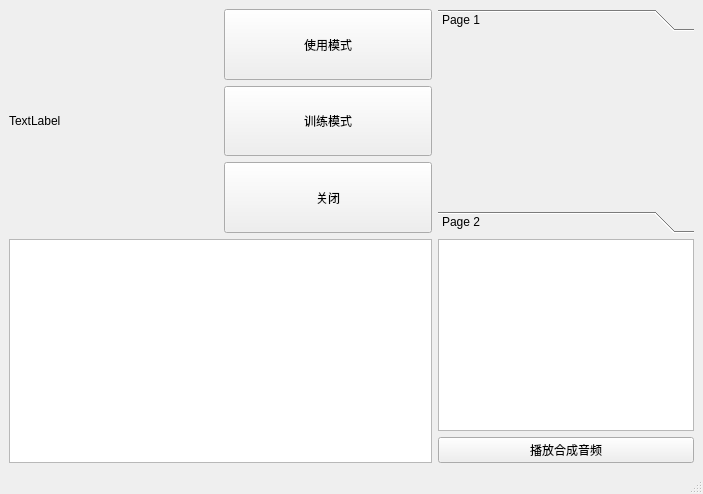
<?xml version="1.0" encoding="UTF-8"?>
<ui version="4.0">
 <class>MainWindow</class>
 <widget class="QMainWindow" name="MainWindow">
  <property name="geometry">
   <rect>
    <x>0</x>
    <y>0</y>
    <width>703</width>
    <height>494</height>
   </rect>
  </property>
  <property name="sizePolicy">
   <sizepolicy hsizetype="Fixed" vsizetype="Fixed">
    <horstretch>0</horstretch>
    <verstretch>0</verstretch>
   </sizepolicy>
  </property>
  <property name="windowTitle">
   <string>MainWindow</string>
  </property>
  <widget class="QWidget" name="centralwidget">
   <layout class="QGridLayout" name="gridLayout">
    <item row="1" column="1">
     <widget class="QPushButton" name="pushButton_2">
      <property name="sizePolicy">
       <sizepolicy hsizetype="Expanding" vsizetype="Expanding">
        <horstretch>0</horstretch>
        <verstretch>0</verstretch>
       </sizepolicy>
      </property>
      <property name="text">
       <string>训练模式</string>
      </property>
     </widget>
    </item>
    <item row="3" column="2">
     <widget class="QTextEdit" name="textEdit"/>
    </item>
    <item row="2" column="1">
     <widget class="QPushButton" name="pushButton_3">
      <property name="sizePolicy">
       <sizepolicy hsizetype="Expanding" vsizetype="Expanding">
        <horstretch>0</horstretch>
        <verstretch>0</verstretch>
       </sizepolicy>
      </property>
      <property name="text">
       <string>关闭</string>
      </property>
     </widget>
    </item>
    <item row="0" column="2" rowspan="3">
     <widget class="QToolBox" name="toolBox">
      <property name="currentIndex">
       <number>0</number>
      </property>
      <widget class="QWidget" name="page">
       <property name="geometry">
        <rect>
         <x>0</x>
         <y>0</y>
         <width>256</width>
         <height>127</height>
        </rect>
       </property>
       <attribute name="label">
        <string>Page 1</string>
       </attribute>
      </widget>
      <widget class="QWidget" name="page_2">
       <property name="geometry">
        <rect>
         <x>0</x>
         <y>0</y>
         <width>98</width>
         <height>28</height>
        </rect>
       </property>
       <attribute name="label">
        <string>Page 2</string>
       </attribute>
      </widget>
     </widget>
    </item>
    <item row="0" column="1">
     <widget class="QPushButton" name="pushButton">
      <property name="sizePolicy">
       <sizepolicy hsizetype="Expanding" vsizetype="Expanding">
        <horstretch>0</horstretch>
        <verstretch>0</verstretch>
       </sizepolicy>
      </property>
      <property name="text">
       <string>使用模式</string>
      </property>
     </widget>
    </item>
    <item row="0" column="0" rowspan="3">
     <widget class="QLabel" name="label">
      <property name="sizePolicy">
       <sizepolicy hsizetype="Expanding" vsizetype="Expanding">
        <horstretch>0</horstretch>
        <verstretch>0</verstretch>
       </sizepolicy>
      </property>
      <property name="text">
       <string>TextLabel</string>
      </property>
     </widget>
    </item>
    <item row="4" column="2">
     <widget class="QPushButton" name="pushButton_4">
      <property name="text">
       <string>播放合成音频</string>
      </property>
     </widget>
    </item>
    <item row="3" column="0" rowspan="2" colspan="2">
     <widget class="QPlainTextEdit" name="plainTextEdit"/>
    </item>
   </layout>
  </widget>
  <widget class="QMenuBar" name="menubar">
   <property name="geometry">
    <rect>
     <x>0</x>
     <y>0</y>
     <width>703</width>
     <height>26</height>
    </rect>
   </property>
  </widget>
  <widget class="QStatusBar" name="statusbar"/>
 </widget>
 <resources/>
 <connections>
  <connection>
   <sender>pushButton_3</sender>
   <signal>clicked()</signal>
   <receiver>MainWindow</receiver>
   <slot>close()</slot>
   <hints>
    <hint type="sourcelabel">
     <x>613</x>
     <y>342</y>
    </hint>
    <hint type="destinationlabel">
     <x>800</x>
     <y>428</y>
    </hint>
   </hints>
  </connection>
 </connections>
</ui>
